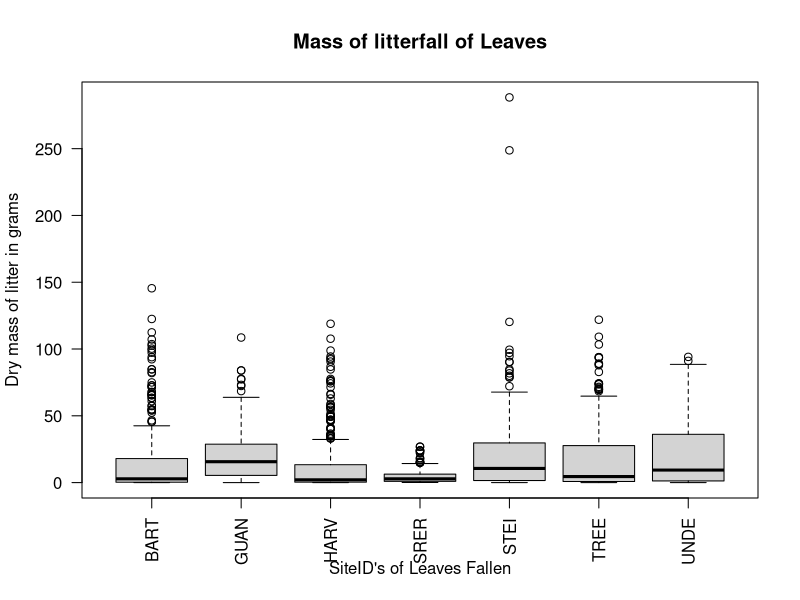
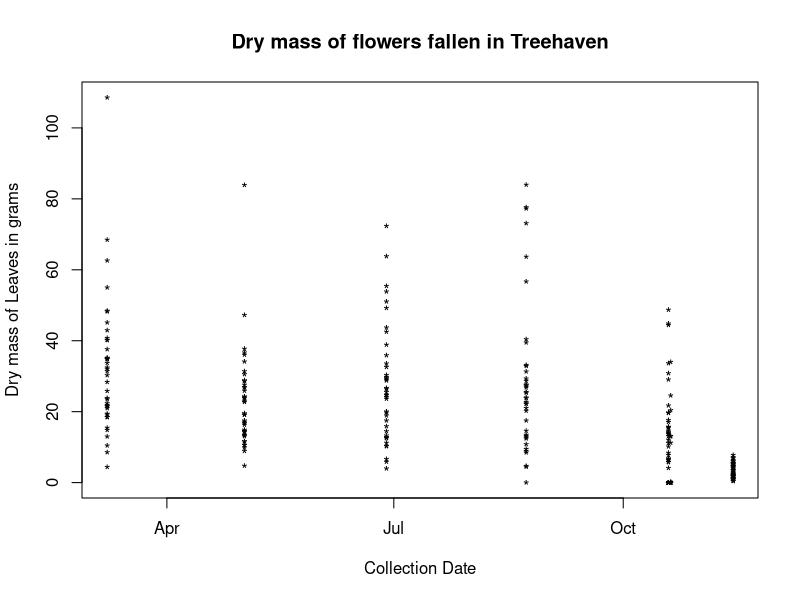

Recreate these plots in R, in order.
## ---- chunk 1
knitr::opts_chunk$set(echo = TRUE)
## ---- chunk 2
# read in litterfall data
litterfall_data <- read.csv("data/ltr_massdata.csv",
                            header = TRUE)
## ---- chunk 3
# subset litterfall data to only show leaves
Leaves <- subset(litterfall_data,
                 functionalGroup == "Leaves")
## ---- chunk 4
# mass of litter by functional type
boxplot(dryMass ~ siteID,
        data = Leaves,
        main = "Mass of litterfall of Leaves",
        xlab = "SiteID's of Leaves Fallen",
        ylab = "Dry mass of litter in grams",
        las = 2)
## ---- chunk 5
# test for significance between the groups
anova(lm(dryMass ~ siteID,
         data = Leaves))
## ---- chunk 6
# subset a certain target site for leaves
Guan_data <- subset(Leaves,
                    siteID == "GUAN")
## ---- chunk 7
# make a scatterplot of leaves at "GUAN"
plot(x = as.POSIXct(Guan_data$collectDate),
     y = Guan_data$dryMass,
     main = "Dry mass of flowers fallen in Treehaven",
     xlab = "Collection Date",
     ylab = "Dry mass of Leaves in grams",
     pch = "*")
